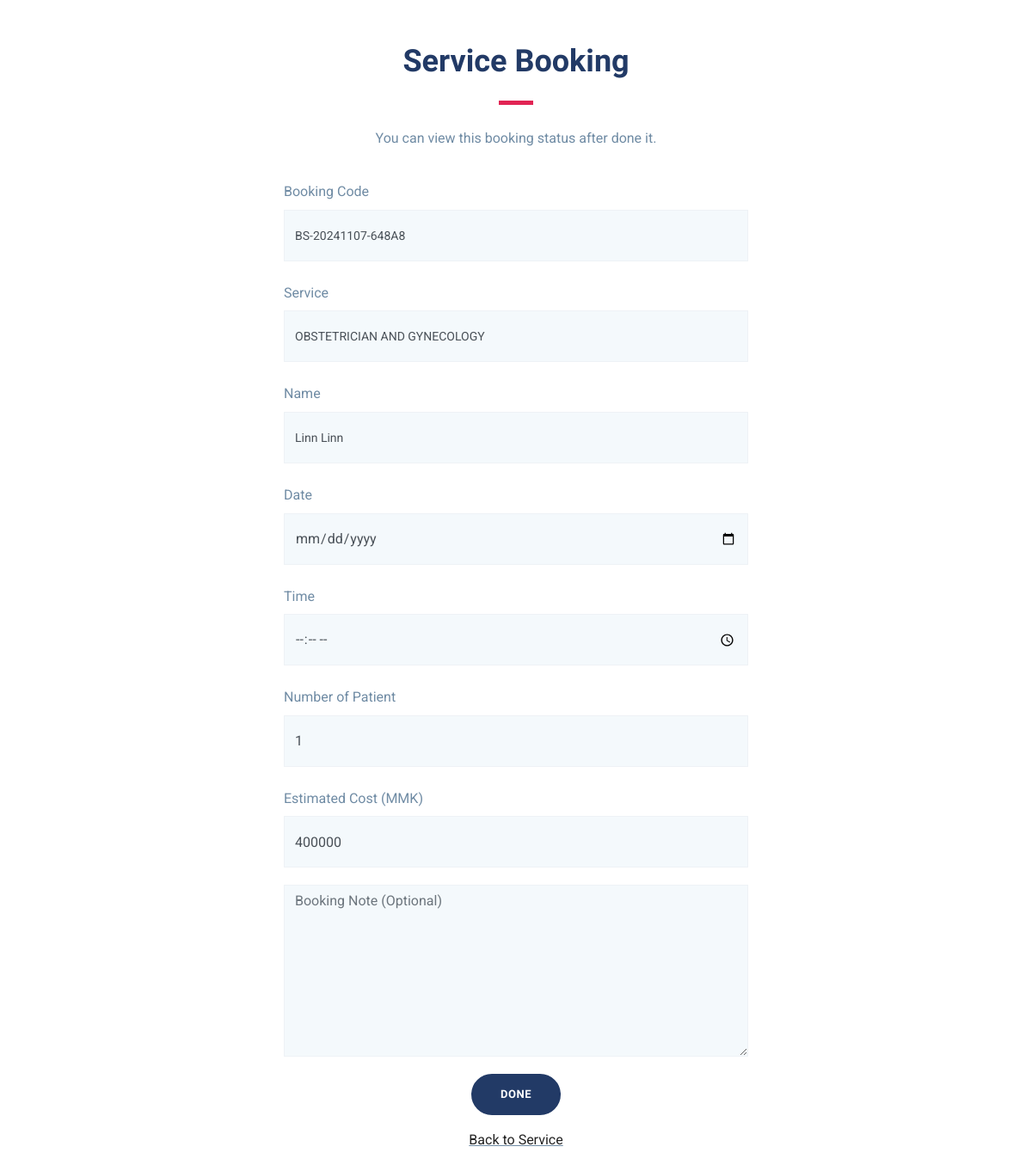
Page /bookingservice.php?serviceIdToBook=4 (signed in) on the committed database.
### tables this page shows
CREATE TABLE `service` (
  `serviceId` int NOT NULL,
  `serviceName` varchar(100) NOT NULL,
  `serviceDescription` text NOT NULL,
  `serviceImg` varchar(70) NOT NULL,
  `sec1` varchar(100) DEFAULT NULL,
  `sec1Desp` text,
  `sec2` varchar(100) DEFAULT NULL,
  `sec2Desp` text,
  `sec3` varchar(100) DEFAULT NULL,
  `sec3Desp` text,
  `bookable` tinyint(1) DEFAULT NULL,
  `cost` int DEFAULT NULL,
  `stId` int NOT NULL
);

CREATE TABLE `user` (
  `userId` int NOT NULL,
  `userName` varchar(30) NOT NULL,
  `userEmail` varchar(50) NOT NULL,
  `userPassword` text NOT NULL,
  `userPhone` varchar(15) NOT NULL,
  `userAddress` text NOT NULL,
  `userDob` date NOT NULL,
  `userBloodType` varchar(5) NOT NULL,
  `userNrc` varchar(20) NOT NULL,
  `userNote` text
);

### bookingservice.php (the view, shortened to what this page needs)
<?php
include('header.php');
include('connect.php');
if (isset($_SESSION['uid'])) {
    $userId = $_SESSION['uid'];
    if (isset($_REQUEST["serviceIdToBook"])) {
        $serviceIdToBook = $_REQUEST["serviceIdToBook"];
    } else {
        echo "<script>alert('Invaild Service!!')</script>";
        echo "<script>location='service.php'</script>";
    }
} else {
    echo "<script>alert('You can only book services after login. Please login first.')</script>";
    echo "<script>location='login.php'</script>";
}
$today = date("Ymd");
$rand = strtoupper(substr(uniqid(sha1(time())), 0, 5));
$bookingCode = "BS-" . $today . "-" . $rand;
$selectserviceTitle = "SELECT serviceName,cost from service where serviceId=$serviceIdToBook";
$runselectserviceTitle = $connection->query($selectserviceTitle);
$dataofserviceTitle = $runselectserviceTitle->fetch_array(MYSQLI_ASSOC);
$serviceTitle = $dataofserviceTitle['serviceName'];
$serviceCost = $dataofserviceTitle['cost'];
$selectuserName = "SELECT userName from user where userId=$userId";
$runselectuserName = $connection->query($selectuserName);
$dataofuserName = $runselectuserName->fetch_array(MYSQLI_ASSOC);
$userName = $dataofuserName['userName'];
?>
<section class="contact-form-wrap section" style="padding: 50px 0px;">
    <div class="container">
        <div class="row justify-content-center">
            <div class="col-lg-6">
                <div class="section-title text-center" style="margin-bottom: 30px;">
                    <h2 class="text-md mb-2">Service Booking</h2>
                    <div class="divider mx-auto my-4"></div>
                    <p class="mb-2">You can view this booking status after done it.</p>
                </div>
            </div>
        </div>
        <div class="row">
            <div class="col-lg-12 col-md-12 col-sm-12">
                <form id="contact-form" method="post">
                    <div class="row">
                        <div class="col-lg-3">
                        </div>
                        <div class="col-lg-6">
                            <div class="form-group">
                                <label for="name" class="form-text">Booking Code</label>
                                <input name="tfBookingcode" id="name" type="text" class="form-control" value="<?php echo $bookingCode; ?>" autocomplete="off" required readonly>
                            </div>
                        </div>
                    </div>
                    <div class="row">
                        <div class="col-lg-3">
                        </div>
                        <div class="col-lg-6">
                            <div class="form-group">
                                <label for="name" class="form-text">Service</label>
                                <input name="" id="name" type="text" class="form-control" value="<?php echo $serviceTitle; ?>" autocomplete="off" required readonly>
                            </div>
                        </div>
                    </div>
                    <div class="row">
                        <div class="col-lg-3">
                        </div>
                        <div class="col-lg-6">
                            <div class="form-group">
                                <label for="name" class="form-text">Name</label>
                                <input name="" id="name" type="text" class="form-control" value="<?php echo $userName; ?>" autocomplete="off" required readonly>
                            </div>
                        </div>
                    </div>
                    <div class="row">
                        <div class="col-lg-3">
                        </div>
                        <div class="col-lg-6">
                            <div class="form-group">
                                <label for="inputDateOperation" class="form-text">Date</label>
                                <input name="tfOperationDate" id="inputDateOperation" type="date" class="form-control" autocomplete="off" min="<?php echo date('Y-m-d'); ?>" required>
                            </div>
                        </div>
                    </div>
                    <div class="row">
                        <div class="col-lg-3">
                        </div>
                        <div class="col-lg-6">
                            <div class="form-group">
                                <label for="inputTimeOperation" class="form-text">Time</label>
                                <input name="tfOperationTime" id="inputTimeOperation" type="time" class="form-control" autocomplete="off" required>
                            </div>
                        </div>
                    </div>
                    <div class="row">
                        <div class="col-lg-3">
                        </div>
                        <div class="col-lg-6">
                            <div class="form-group">
                                <label for="inputPatientNo" class="form-text">Number of Patient</label>
                                <input name="tfPatientNo" id="inputPatientNo" type="number" onKeyDown="return false" class="form-control" autocomplete="off" min="1" required>
                            </div>
                        </div>
                    </div>
                    <div class="row">
                        <div class="col-lg-3">
                        </div>
                        <div class="col-lg-6">
                            <div class="form-group">
                                <label for="inputCost" class="form-text">Estimated Cost (MMK)</label>
                                <input name="tfCost" value="<?php echo $serviceCost; ?>" id="inputCost" type="number" class="form-control" autocomplete="off" required readonly>
                            </div>
                        </div>
                    </div>
                    <div class="row">
                        <div class="col-lg-3"></div>
                        <div class="col-lg-6">
                            <div class="form-group">
                                <textarea name="tfNote" id="" class="form-control" style="height: 200px;" placeholder="Booking Note (Optional)"></textarea>
                            </div>
                        </div>
                    </div>
                    <div class="text-center">
                        <input class="btn btn-main btn-round-full mx-2" name="btnBookService" type="submit" value="Done"></input>
                        <label class="form-text mt-3" style="text-decoration: underline;"><a href="service.php">Back to Service</a></label>
                    </div>
                </form>
            </div>
        </div>
    </div>
</section>
<?php
include('footer.php');
?>

### css/style.css (style rules this page uses)
html { overflow-x: hidden; }
body { line-height: 1.6; font-family: "Roboto", sans-serif; -webkit-font-smoothing: antialiased; font-size: 16px; color: #6F8BA4; font-weight: 400; }
h1, .h1, h2, .h2, h3, .h3, h4, .h4, h5, .h5, h6, .h6 { font-family: "Exo", sans-serif; font-weight: 700; color: #222; }
h2, .h2 { font-size: 44px; }
p { line-height: 30px; }
input[type="email"], input[type="password"], input[type="text"], input[type="tel"] { box-shadow: none; height: 45px; outline: none; font-size: 14px; }
.form-control { box-shadow: none; border-radius: 0; }
.btn { display: inline-block; font-size: 14px; font-size: 0.8125rem; font-weight: 700; letter-spacing: .5px; padding: .75rem 2rem; font-family: "Exo", sans-serif; text-transform: uppercase; border-radius: 5px; border: 2px solid transparent; transition: all .35s ease; }
.btn-main { background: #223a66; color: #fff; border-color: #223a66; }
.btn-round-full { border-radius: 50px; }
.section { padding: 100px 0; }
.text-md { font-size: 2.25rem; }
a { color: #222; text-decoration: none; transition: all .35s ease; }
.section-title { margin-bottom: 70px; }
.section-title h2 { color: #223a66; }
.divider { width: 40px; height: 5px; background: #e12454; }
.contact-form-wrap .form-group { margin-bottom: 20px; }
.contact-form-wrap .form-group .form-control { height: 60px; border: 1px solid #EEF2F6; box-shadow: none; width: 100%; background: #f4f9fc; }

### rows in the picture
service: serviceName "OBSTETRICIAN AND GYNECOLOGY", tfCost "400000"
user: userName "Linn Linn"
